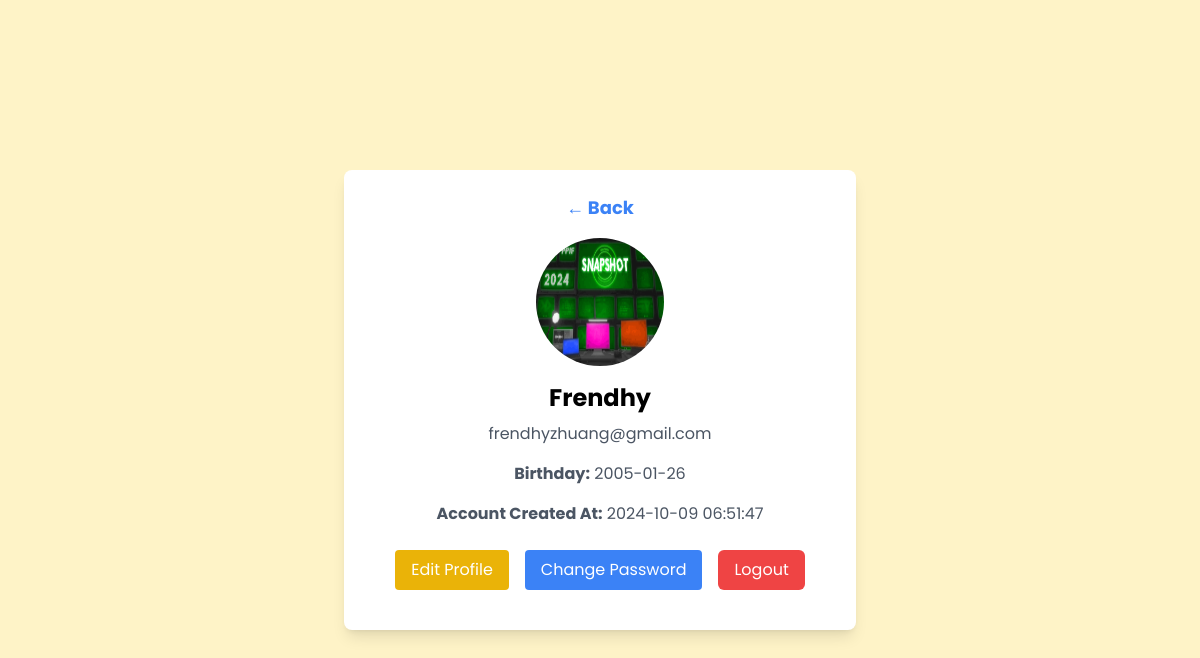
Page /php/profile.php (signed in) on the committed database.
### tables this page shows
CREATE TABLE `users` (
  `id` int(11) NOT NULL,
  `username` varchar(255) NOT NULL,
  `email` varchar(255) NOT NULL,
  `date` date NOT NULL,
  `password` varchar(255) NOT NULL,
  `created_at` timestamp NOT NULL DEFAULT current_timestamp(),
  `filepath` varchar(255) NOT NULL
);

### php/profile.php (the view, shortened to what this page needs)
<?php
require_once('db.php');
$user_id = $_SESSION['user_id'];
$sql = "SELECT username, email, date, created_at, filepath FROM users WHERE id = ?";
$stmt = $db->prepare($sql);
$stmt->execute([$user_id]);
$user = $stmt->fetch(PDO::FETCH_ASSOC);
?>
<!DOCTYPE html>
<html lang="en">
<head>
    <script src="https://cdn.tailwindcss.com"></script>
</head>
<body class="bg-amber-100 p-8 flex items-center justify-center h-screen poppins-regular">
    <div class="bg-white p-6 rounded-lg shadow-lg max-w-lg w-full text-center">
        <a href="dashboard.php" class="text-blue-500 hover:text-blue-700 font-bold text-lg hover:underline">&larr; Back</a>
        <div class="mt-4 mb-4">
            <img src="<?= htmlspecialchars($user['filepath'] ?? 'default-profile.png') ?>" class="w-32 h-32 rounded-full mx-auto" alt="User Photo">
        </div>
        <h1 class="text-2xl font-bold mb-2 mt-2"><?= htmlspecialchars($user['username']) ?></h1>
        <p class="text-gray-600 mb-4"><?= htmlspecialchars($user['email']) ?></p>
        <p class="text-gray-600 mb-4"><strong>Birthday:</strong> <?= htmlspecialchars($user['date']) ?></p>
        <p class="text-gray-600 mb-6"><strong>Account Created At:</strong> <?= htmlspecialchars($user['created_at']) ?></p>
        <div class="flex justify-center space-x-4 mb-4">
            <a href="edit_profile.php" class="bg-yellow-500 text-white py-2 px-4 rounded hover:bg-yellow-700">Edit Profile</a>
            <a href="change_password.php" class="bg-blue-500 text-white py-2 px-4 rounded hover:bg-blue-700">Change Password</a>
            <a href="logout.php"
                class="bg-red-500 text-white px-4 py-2 rounded-md hover:bg-red-700 transition mx-4">Logout</a>
        </div>
    </div>
</body>
</html>

### php/profile.php (style rules this page uses)
.poppins-regular { font-family: "Poppins", sans-serif; font-weight: 400; font-style: normal; }

### rows in the picture
users: filepath (picture), username "Frendhy", email "frendhyzhuang@gmail.com", date "2005-01-26", created_at "2024-10-09 06:51:47"
